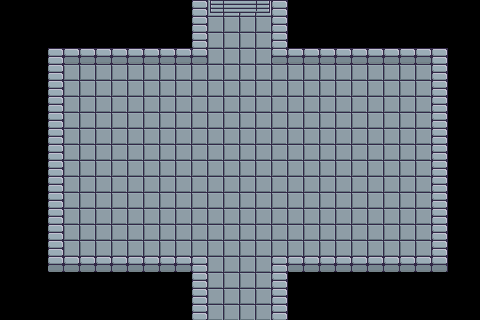

This is a level from a 2D game, rendered from its Tiled map with the project's own tilesets. A one-line summary and the complete map file follow:
An orthogonal 30x20 tile map with 16x16 px tiles, 1 tile layer (Tile Layer 1).

<map version="1.2" tiledversion="1.3.3" orientation="orthogonal" renderorder="right-down" width="30" height="20" tilewidth="16" tileheight="16" infinite="0" nextlayerid="2" nextobjectid="1">
 <editorsettings>
  <export target="last_bottom.lua" format="lua" />
 </editorsettings>
 <tileset firstgid="1" source="../../assets/map/tileset_brootal.tsx" />
 <layer id="1" name="Tile Layer 1" width="30" height="20">
  <data encoding="csv">
0,0,0,0,0,0,0,0,0,0,0,0,4,7,8,8,9,4,0,0,0,0,0,0,0,0,0,0,0,0,
0,0,0,0,0,0,0,0,0,0,0,0,4,2,2,2,2,4,0,0,0,0,0,0,0,0,0,0,0,0,
0,53,0,0,0,0,0,0,0,0,0,0,4,2,2,2,2,4,0,0,0,0,0,0,0,0,0,0,0,0,
0,53,0,4,5,5,5,5,5,5,5,5,5,2,2,2,2,5,5,5,5,5,5,5,5,5,5,4,54,0,
0,53,0,4,2,2,2,2,2,2,2,2,2,2,2,2,2,2,2,2,2,2,2,2,2,2,2,4,54,0,
0,0,0,4,2,2,2,2,2,2,2,2,2,2,2,2,2,2,2,2,2,2,2,2,2,2,2,4,54,0,
0,0,0,4,2,2,2,2,2,2,2,2,2,2,2,2,2,2,2,2,2,2,2,2,2,2,2,4,54,0,
0,0,0,4,2,2,2,2,2,2,2,2,2,2,2,2,2,2,2,2,2,2,2,2,2,2,2,4,54,0,
0,0,0,4,2,2,2,2,2,2,2,2,2,2,2,2,2,2,2,2,2,2,2,2,2,2,2,4,54,0,
0,0,0,4,2,2,2,2,2,2,2,2,2,2,2,2,2,2,2,2,2,2,2,2,2,2,2,4,54,0,
0,0,0,4,2,2,2,2,2,2,2,2,2,2,2,2,2,2,2,2,2,2,2,2,2,2,2,4,54,0,
0,0,0,4,2,2,2,2,2,2,2,2,2,2,2,2,2,2,2,2,2,2,2,2,2,2,2,4,54,0,
0,0,0,4,2,2,2,2,2,2,2,2,2,2,2,2,2,2,2,2,2,2,2,2,2,2,2,4,54,0,
0,0,0,4,2,2,2,2,2,2,2,2,2,2,2,2,2,2,2,2,2,2,2,2,2,2,2,4,54,0,
0,0,0,4,2,2,2,2,2,2,2,2,2,2,2,2,2,2,2,2,2,2,2,2,2,2,2,4,54,0,
0,0,0,4,2,2,2,2,2,2,2,2,2,2,2,2,2,2,2,2,2,2,2,2,2,2,2,4,54,0,
0,0,0,5,5,5,5,5,5,5,5,5,4,2,2,2,2,4,5,5,5,5,5,5,5,5,5,5,54,0,
0,0,0,0,0,0,0,0,0,0,0,0,4,2,2,2,2,4,0,0,0,0,0,0,0,0,0,0,54,0,
0,0,0,0,0,0,0,0,0,0,0,0,4,2,2,2,2,4,0,0,0,0,0,0,0,0,0,0,106,0,
0,0,0,0,0,0,0,0,0,0,0,0,4,2,2,2,2,4,0,0,0,0,0,0,0,0,0,0,0,0
</data>
 </layer>
</map>
